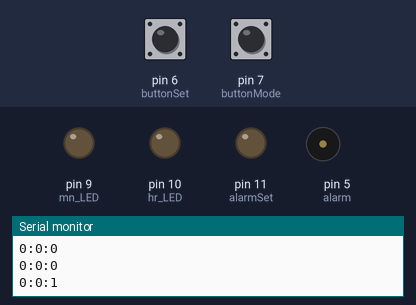
A sketch run on a simulated Arduino Uno, built with avr-gcc and run on an emulated ATmega328P. On the bench: output pins drawn as LEDs (lit = HIGH), buzzer (waves = sounding), the last lines printed to the serial monitor. Inputs (shaded band) come from the test bench; at power-on: pin 7 (buttonMode) LOW, pin 6 (buttonSet) LOW.

Above: at 1.2 s.
1.3 s: pin 7 (buttonMode) pulled HIGH for 1 s
At 2.9 s:
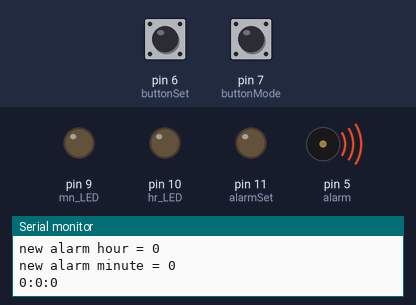
3.9 s: pin 7 (buttonMode) pulled HIGH for 0.25 s
At 5.5 s:
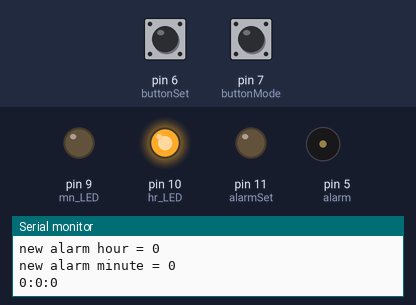
5.8 s: pin 7 (buttonMode) pulled HIGH for 0.25 s
At 7.0 s:
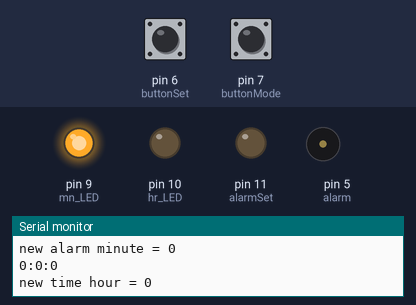
7.6 s: pin 7 (buttonMode) pulled HIGH for 0.25 s
At 8.3 s:
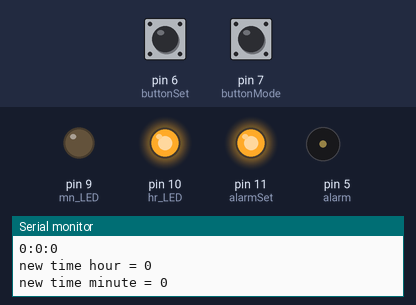
11.1 s: pin 7 (buttonMode) pulled HIGH for 3.2 s
At 12.0 s:
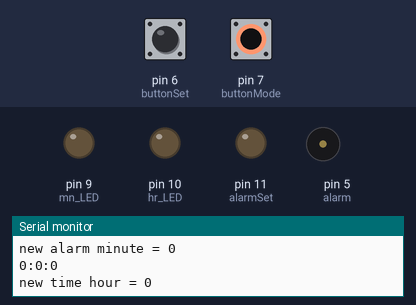
Timing chart, 0 to 15.8 s (numbered marks = the images above; inputs shaded):
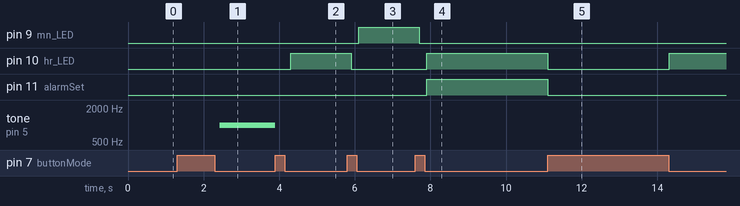

Measured:
- after the input at 1.3 s, tone on pin 5 (alarm): silent → 1000 Hz after 1.1 s
- after the input at 3.9 s, pin 10 (hr_LED): LOW → HIGH after 0.40 s; tone on pin 5 (alarm): 1000 Hz → silent at once
- after the input at 5.8 s, pin 9 (mn_LED): LOW → HIGH after 0.30 s; pin 10 (hr_LED): HIGH → LOW after 0.10 s
- after the input at 7.6 s, pin 9 (mn_LED): HIGH → LOW after 0.10 s; pin 10 (hr_LED), pin 11 (alarmSet): LOW → HIGH after 0.30 s
- after the input at 11.1 s, pin 10 (hr_LED): HIGH → LOW at once, → HIGH 3.2 s later; pin 11 (alarmSet): HIGH → LOW at once

The sketch:

alarmClock.ino
```cpp
#include <TimeLib.h>

const int buttonMode = 7;   //button for time set mode and alarm set mode
const int buttonSet = 6;    //button to count, increment for alarm
const int alarmSet = 11;    //LED to light up when you are setting the alarm times, off when setting normal time
const int hr_LED = 10;      //LED lit when the hour is being set
const int mn_LED = 9;       //LED lit when the minute is being set
const int alarm = 5;        //Pin number for the piezzo speaker

int modeState = 0;          //state of the mode button
int setState = 0;           //state of the set button

//ints for time sets and
  int newHr = 0;
  int newMin = 0;
  int newAlarmHr = 100;
  int newAlarmMin = 100;

void setup() {
  Serial.begin(9600);
  while(!Serial);

  setTime(newHr,newMin,0,1,1,19);

  //set LED pins
  pinMode(alarmSet, OUTPUT);
  pinMode(hr_LED, OUTPUT);
  pinMode(mn_LED, OUTPUT);

  //set the alarm pin
  pinMode(alarm, OUTPUT);

  //set buttons
  pinMode(buttonMode, INPUT);
  pinMode(buttonSet, INPUT);

}

void loop() {
  //check if the time set button was pressed
  modeState = digitalRead(buttonMode);
  if(modeState == HIGH) {
    //if button was pressed, a new time and alarm will be set
    createNewTimes();
    setTime(newHr,newMin,0,1,1,19);
  }

  //displays the time to the serial
  clockDisplay();

  //check the alarm
  checkAlarm();

}

//method to set the new time
void createNewTimes(){
    delay(200);
    timeHour();
    Serial.print("new time hour = ");
    Serial.println(newHr);

    delay(200);
    timeMinute();
    Serial.print("new time minute = ");
    Serial.println(newMin);

    delay(200);
    alarmHour();
    Serial.print("new alarm hour = ");
    Serial.println(newAlarmHr);

    delay(200);
    alarmMinute();
    Serial.print("new alarm minute = ");
    Serial.println(newMin);

    delay(200);
}

//method for setting the time hour based on the button input
void timeHour(){
  digitalWrite(hr_LED,HIGH);
  int count = 0;
  modeState = digitalRead(buttonMode);
  while(modeState == LOW){
    setState = digitalRead(buttonSet);
    if(setState == HIGH){
      if(count == 23){
        count = 0;
      } else {
        count++;
      }
      Serial.print("set time hour to: ");
      Serial.println(count);
    }
    delay(200);
    modeState = digitalRead(buttonMode);
  }
  digitalWrite(hr_LED,LOW);
  newHr = count;
}

//method for setting the time minute based on the button input
void timeMinute(){
  digitalWrite(mn_LED,HIGH);
  int count = 0;
  modeState = digitalRead(buttonMode);
  while(modeState == LOW){
    setState = digitalRead(buttonSet);
    if(setState == HIGH){
      if(count == 59){
        count = 0;
      } else {
        count++;
      }
      Serial.print("set time minute to: ");
      Serial.println(count);
    }
    delay(200);
    modeState = digitalRead(buttonMode);
  }
  digitalWrite(mn_LED,LOW);
  newMin = count;
}

//method for setting the alarm hour based on the button input
void alarmHour(){
  digitalWrite(alarmSet,HIGH);
  digitalWrite(hr_LED,HIGH);
  int count = 0;
  modeState = digitalRead(buttonMode);
  while(modeState == LOW){
    setState = digitalRead(buttonSet);
    if(setState == HIGH){
      if(count == 23){
        count = 0;
      } else {
        count++;
      }
      Serial.print("set alarm hour to: ");
      Serial.println(count);
    }
    delay(200);
    modeState = digitalRead(buttonMode);
  }
  digitalWrite(hr_LED,LOW);
  digitalWrite(alarmSet,LOW);
  newAlarmHr = count;
}

//method for setting the alarm minute based on the button input
void alarmMinute(){
  digitalWrite(alarmSet,HIGH);
  digitalWrite(mn_LED,HIGH);
  int count = 0;
  modeState = digitalRead(buttonMode);
  while(modeState == LOW){
    setState = digitalRead(buttonSet);
    if(setState == HIGH){
      if(count == 59){
        count = 0;
      } else {
        count++;
      }
      Serial.print("set alarm minute to: ");
      Serial.println(count);
    }
    delay(200);
    modeState = digitalRead(buttonMode);
  }
  digitalWrite(alarmSet,LOW);
  digitalWrite(mn_LED,LOW);
  newAlarmMin = count;
}

void clockDisplay(){
  Serial.print(hour());
  Serial.print(":");
  Serial.print(minute());
  Serial.print(":");
  Serial.println(second());
}

//method to check if the alarm should go off, snd for when
//it gets turned off. output to piezzo speaker
void checkAlarm(){
  if(hour() == newAlarmHr){
    if(minute()== newAlarmMin){
      tone(alarm,1000);
      modeState = digitalRead(buttonMode);
      while(modeState == LOW){
        modeState = digitalRead(buttonMode);
      }
      noTone(alarm);
      newAlarmMin = 100;
      newAlarmHr = 100;
    }
  }
  delay(200);
}
```
